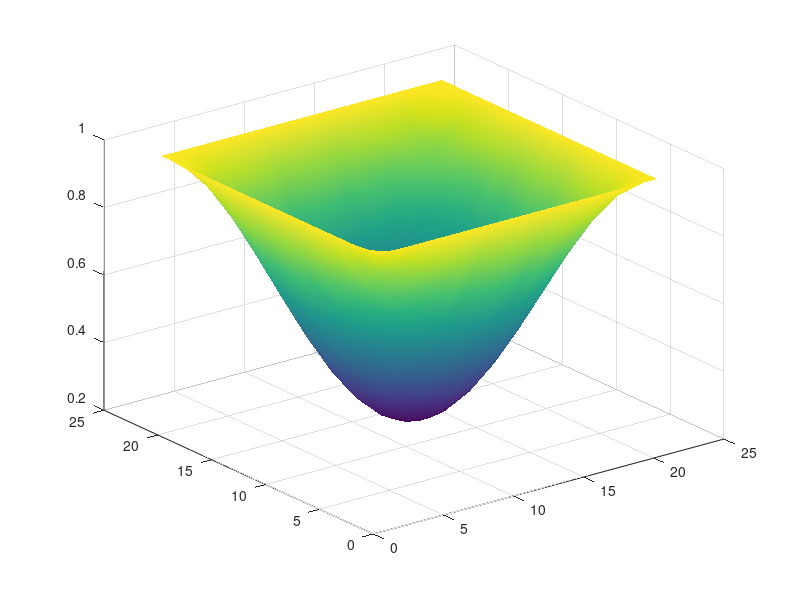

Write MATLAB code to recreate this figure. (Note: this script raises an error after producing the figure.)
% Auto-generated MATLAB script
field = [ ...
    1.00000000E+00   1.00000000E+00   1.00000000E+00   1.00000000E+00   1.00000000E+00   1.00000000E+00   1.00000000E+00   1.00000000E+00   1.00000000E+00   1.00000000E+00   1.00000000E+00   1.00000000E+00   1.00000000E+00   1.00000000E+00   1.00000000E+00   1.00000000E+00   1.00000000E+00   1.00000000E+00   1.00000000E+00   1.00000000E+00   1.00000000E+00; ...
    1.00000000E+00   9.79410928E-01   9.59512523E-01   9.40916861E-01   9.24177520E-01   9.09657234E-01   8.97657291E-01   8.88274241E-01   8.81603069E-01   8.77595226E-01   8.76277602E-01   8.77595226E-01   8.81603069E-01   8.88274241E-01   8.97657291E-01   9.09657234E-01   9.24177520E-01   9.40916861E-01   9.59512523E-01   9.79410928E-01   1.00000000E+00; ...
    1.00000000E+00   9.59512523E-01   9.20361238E-01   8.83815438E-01   8.50860681E-01   8.22344034E-01   7.98702279E-01   7.80294308E-01   7.67130704E-01   7.59293756E-01   7.56658509E-01   7.59293756E-01   7.67130704E-01   7.80294308E-01   7.98702279E-01   8.22344034E-01   8.50860681E-01   8.83815438E-01   9.20361238E-01   9.59512523E-01   1.00000000E+00; ...
    1.00000000E+00   9.40916861E-01   8.83815438E-01   8.30455871E-01   7.82422068E-01   7.40761183E-01   7.06329736E-01   6.79412171E-01   6.60271461E-01   6.48776238E-01   6.44994197E-01   6.48776238E-01   6.60271461E-01   6.79412171E-01   7.06329736E-01   7.40761183E-01   7.82422068E-01   8.30455871E-01   8.83815438E-01   9.40916861E-01   1.00000000E+00; ...
    1.00000000E+00   9.24177520E-01   8.50860681E-01   7.82422068E-01   7.20716580E-01   6.67318816E-01   6.23059127E-01   5.88593417E-01   5.63955209E-01   5.49281317E-01   5.44352482E-01   5.49281317E-01   5.63955209E-01   5.88593417E-01   6.23059127E-01   6.67318816E-01   7.20716580E-01   7.82422068E-01   8.50860681E-01   9.24177520E-01   1.00000000E+00; ...
    1.00000000E+00   9.09657234E-01   8.22344034E-01   7.40761183E-01   6.67318816E-01   6.03633891E-01   5.50995679E-01   5.09857798E-01   4.80598067E-01   4.63035720E-01   4.57250303E-01   4.63035720E-01   4.80598067E-01   5.09857798E-01   5.50995679E-01   6.03633891E-01   6.67318816E-01   7.40761183E-01   8.22344034E-01   9.09657234E-01   1.00000000E+00; ...
    1.00000000E+00   8.97657291E-01   7.98702279E-01   7.06329736E-01   6.23059127E-01   5.50995679E-01   4.91281376E-01   4.44773758E-01   4.11541549E-01   3.91739795E-01   3.85097797E-01   3.91739795E-01   4.11541549E-01   4.44773758E-01   4.91281376E-01   5.50995679E-01   6.23059127E-01   7.06329736E-01   7.98702279E-01   8.97657291E-01   1.00000000E+00; ...
    1.00000000E+00   8.88274241E-01   7.80294308E-01   6.79412171E-01   5.88593417E-01   5.09857798E-01   4.44773758E-01   3.93926044E-01   3.57751001E-01   3.36050649E-01   3.28892880E-01   3.36050649E-01   3.57751001E-01   3.93926044E-01   4.44773758E-01   5.09857798E-01   5.88593417E-01   6.79412171E-01   7.80294308E-01   8.88274241E-01   1.00000000E+00; ...
    1.00000000E+00   8.81603069E-01   7.67130704E-01   6.60271461E-01   5.63955209E-01   4.80598067E-01   4.11541549E-01   3.57751001E-01   3.19328495E-01   2.96424918E-01   2.88751378E-01   2.96424918E-01   3.19328495E-01   3.57751001E-01   4.11541549E-01   4.80598067E-01   5.63955209E-01   6.60271461E-01   7.67130704E-01   8.81603069E-01   1.00000000E+00; ...
    1.00000000E+00   8.77595226E-01   7.59293756E-01   6.48776238E-01   5.49281317E-01   4.63035720E-01   3.91739795E-01   3.36050649E-01   2.96424918E-01   2.72663415E-01   2.64819404E-01   2.72663415E-01   2.96424918E-01   3.36050649E-01   3.91739795E-01   4.63035720E-01   5.49281317E-01   6.48776238E-01   7.59293756E-01   8.77595226E-01   1.00000000E+00; ...
    1.00000000E+00   8.76277602E-01   7.56658509E-01   6.44994197E-01   5.44352482E-01   4.57250303E-01   3.85097797E-01   3.28892880E-01   2.88751378E-01   2.64819404E-01   2.56804920E-01   2.64819404E-01   2.88751378E-01   3.28892880E-01   3.85097797E-01   4.57250303E-01   5.44352482E-01   6.44994197E-01   7.56658509E-01   8.76277602E-01   1.00000000E+00; ...
    1.00000000E+00   8.77595226E-01   7.59293756E-01   6.48776238E-01   5.49281317E-01   4.63035720E-01   3.91739795E-01   3.36050649E-01   2.96424918E-01   2.72663415E-01   2.64819404E-01   2.72663415E-01   2.96424918E-01   3.36050649E-01   3.91739795E-01   4.63035720E-01   5.49281317E-01   6.48776238E-01   7.59293756E-01   8.77595226E-01   1.00000000E+00; ...
    1.00000000E+00   8.81603069E-01   7.67130704E-01   6.60271461E-01   5.63955209E-01   4.80598067E-01   4.11541549E-01   3.57751001E-01   3.19328495E-01   2.96424918E-01   2.88751378E-01   2.96424918E-01   3.19328495E-01   3.57751001E-01   4.11541549E-01   4.80598067E-01   5.63955209E-01   6.60271461E-01   7.67130704E-01   8.81603069E-01   1.00000000E+00; ...
    1.00000000E+00   8.88274241E-01   7.80294308E-01   6.79412171E-01   5.88593417E-01   5.09857798E-01   4.44773758E-01   3.93926044E-01   3.57751001E-01   3.36050649E-01   3.28892880E-01   3.36050649E-01   3.57751001E-01   3.93926044E-01   4.44773758E-01   5.09857798E-01   5.88593417E-01   6.79412171E-01   7.80294308E-01   8.88274241E-01   1.00000000E+00; ...
    1.00000000E+00   8.97657291E-01   7.98702279E-01   7.06329736E-01   6.23059127E-01   5.50995679E-01   4.91281376E-01   4.44773758E-01   4.11541549E-01   3.91739795E-01   3.85097797E-01   3.91739795E-01   4.11541549E-01   4.44773758E-01   4.91281376E-01   5.50995679E-01   6.23059127E-01   7.06329736E-01   7.98702279E-01   8.97657291E-01   1.00000000E+00; ...
    1.00000000E+00   9.09657234E-01   8.22344034E-01   7.40761183E-01   6.67318816E-01   6.03633891E-01   5.50995679E-01   5.09857798E-01   4.80598067E-01   4.63035720E-01   4.57250303E-01   4.63035720E-01   4.80598067E-01   5.09857798E-01   5.50995679E-01   6.03633891E-01   6.67318816E-01   7.40761183E-01   8.22344034E-01   9.09657234E-01   1.00000000E+00; ...
    1.00000000E+00   9.24177520E-01   8.50860681E-01   7.82422068E-01   7.20716580E-01   6.67318816E-01   6.23059127E-01   5.88593417E-01   5.63955209E-01   5.49281317E-01   5.44352482E-01   5.49281317E-01   5.63955209E-01   5.88593417E-01   6.23059127E-01   6.67318816E-01   7.20716580E-01   7.82422068E-01   8.50860681E-01   9.24177520E-01   1.00000000E+00; ...
    1.00000000E+00   9.40916861E-01   8.83815438E-01   8.30455871E-01   7.82422068E-01   7.40761183E-01   7.06329736E-01   6.79412171E-01   6.60271461E-01   6.48776238E-01   6.44994197E-01   6.48776238E-01   6.60271461E-01   6.79412171E-01   7.06329736E-01   7.40761183E-01   7.82422068E-01   8.30455871E-01   8.83815438E-01   9.40916861E-01   1.00000000E+00; ...
    1.00000000E+00   9.59512523E-01   9.20361238E-01   8.83815438E-01   8.50860681E-01   8.22344034E-01   7.98702279E-01   7.80294308E-01   7.67130704E-01   7.59293756E-01   7.56658509E-01   7.59293756E-01   7.67130704E-01   7.80294308E-01   7.98702279E-01   8.22344034E-01   8.50860681E-01   8.83815438E-01   9.20361238E-01   9.59512523E-01   1.00000000E+00; ...
    1.00000000E+00   9.79410928E-01   9.59512523E-01   9.40916861E-01   9.24177520E-01   9.09657234E-01   8.97657291E-01   8.88274241E-01   8.81603069E-01   8.77595226E-01   8.76277602E-01   8.77595226E-01   8.81603069E-01   8.88274241E-01   8.97657291E-01   9.09657234E-01   9.24177520E-01   9.40916861E-01   9.59512523E-01   9.79410928E-01   1.00000000E+00; ...
    1.00000000E+00   1.00000000E+00   1.00000000E+00   1.00000000E+00   1.00000000E+00   1.00000000E+00   1.00000000E+00   1.00000000E+00   1.00000000E+00   1.00000000E+00   1.00000000E+00   1.00000000E+00   1.00000000E+00   1.00000000E+00   1.00000000E+00   1.00000000E+00   1.00000000E+00   1.00000000E+00   1.00000000E+00   1.00000000E+00   1.00000000E+00 ];

% Surface plot (auto-generated)
[ny, nx] = size(field);
[X, Y] = meshgrid(1:nx, 1:ny);
fig = figure('Color','w');
ax = axes('Parent', fig);
h = surf(ax, X, Y, field);
shading(ax, 'interp');
colormap(ax, parula);
cb = colorbar(ax);
cb.Label.String = 'field value';
grid(ax, 'on');
box(ax, 'on');
axis(ax, 'tight');
view(ax, 45, 30);
xlabel(ax, 'i (x index)');
ylabel(ax, 'j (y index)');
zlabel(ax, 'field');
title(ax, sprintf('field (%d x %d)', ny, nx));
set(ax, 'FontSize', 12, 'LineWidth', 1);
set(h, 'EdgeColor', 'k');
drawnow;
